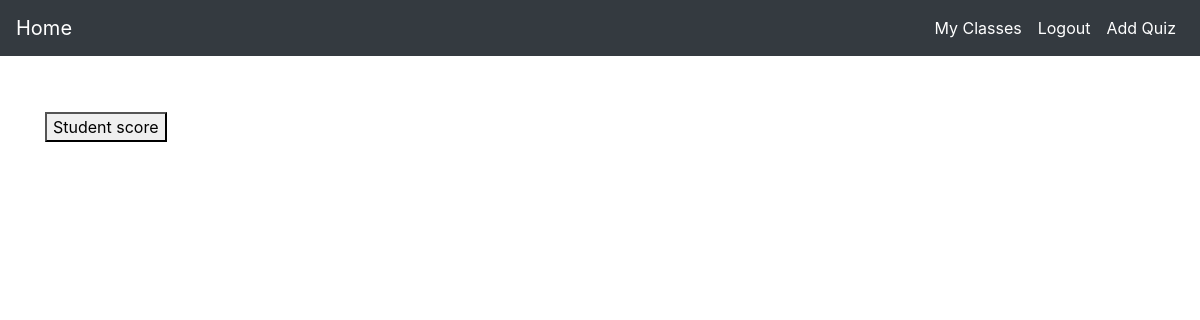
Page /quiz/view_quiz/11 (signed in) on the earlier database version.
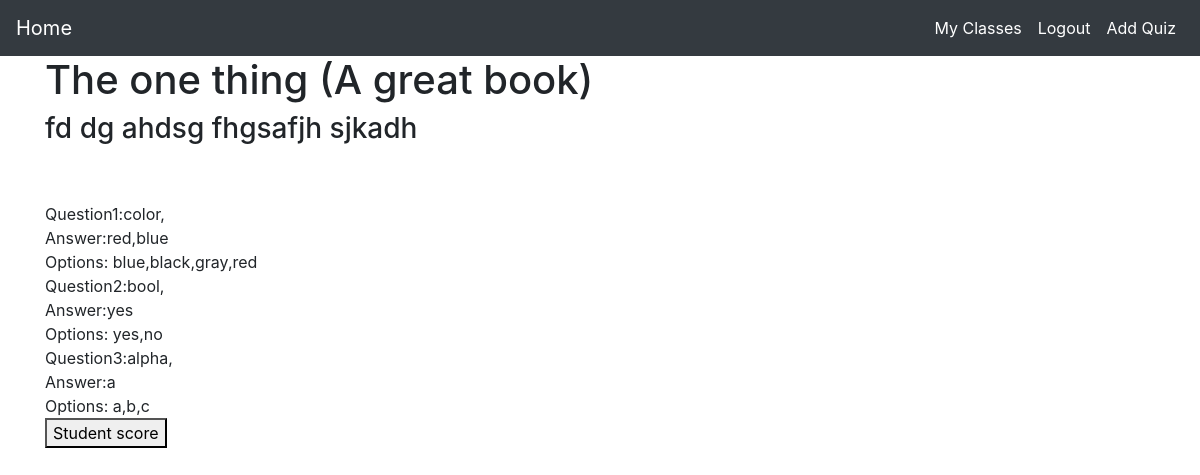
Same page on the later database version.
### quiz/models.py (models this page shows, shortened)
class Quiz(models.Model):
    title = models.CharField(max_length=250)
    description = models.TextField()
    classes = models.ManyToManyField(Class)
    make_visible = models.BooleanField(default=False)
    total_questions = models.IntegerField(primary_key=False,default=0)

class Question(models.Model):
    quiz = models.ForeignKey(Quiz, on_delete=models.CASCADE)
    question = models.TextField(blank=False,null=False)
    answer = models.TextField(blank=False,null=False)
    multiple_answer = models.BooleanField(default=False,primary_key=False)
    figure = models.ImageField(upload_to='quiz/figures',null=True, blank=True)

class Options(models.Model):
    options = models.TextField(blank=True,null=True)
    question = models.ForeignKey(Question,on_delete=models.CASCADE)

### quiz/views.py (the view)
# urls.py: path('view_quiz/<int:quiz_id>',views.quizInfoTeacherView,name='quizInfoTeacherView'),
@login_required
def quizInfoTeacherView(request,quiz_id):
    random_question_obj = None
    teacher_question_list = None
    option_list = []
    if str(request.user.job.status) == 'student':
        quiz_list = list(Quiz.objects.filter(make_visible=True).filter(pk=quiz_id))
    else :
        quiz_list = list(Quiz.objects.filter(pk=quiz_id))
    if len(quiz_list) == 0 :
        quiz_obj = None
    else :
        quiz_obj = quiz_list[0]
        random_question_obj = None
        if str(request.user.job.status) == 'student':
            if not StudentQuizInfo.objects.filter(quiz_id=quiz_id).filter(user_id=request.user.id).exists() :
                student_quiz_info = StudentQuizInfo.objects.create(
                    quiz_id = quiz_id,
                    user_id = request.user.id
                )
                question_list = list(Question.objects.filter(quiz_id=quiz_id))
                for question in question_list :
                    student_quiz_info.quiz_questions.add(question)
                student_quiz_info.save()
            question_obj_list = list(StudentQuizInfo.objects.filter(quiz_id=quiz_id).filter(user_id=request.user.id))
            if len(question_obj_list) != 0 :
                if question_obj_list[0].quiz_questions.exists() :
                    random_question_obj = question_obj_list[0].quiz_questions.order_by('?').first()
                    option_list = getOptions(random_question_obj)
                else :
                    return redirect('quiz:getQuizResult',quiz_id=quiz_id)
        else :
            question_obj_list = list(Question.objects.filter(quiz_id=quiz_id))
            for question in question_obj_list :
                option_list.append(list(Options.objects.filter(question_id=question.id)))
            teacher_question_list = zip(question_obj_list,option_list)
    context = {
        'question_obj':random_question_obj,
        'option_list':option_list,
        'type':'quiz_view',
        'action':'check',
        'quiz_obj':quiz_obj,
        'teacher_question_list':teacher_question_list,
        'question_form':QuestionForm(),
        'options_form':OptionsForm(),
    }
    return render(request,'quiz/form.html',context)

### templates/quiz/form.html (shortened to what this page needs)
{% extends "./base.html" %}
{% block content %}
{% load crispy_forms_tags %}
<div class="container">
    {% if type == 'quiz_form' %}
    {% if request.user.job.status == 'teacher' %}
    <h1>Form</h1>
    <form method="POST">
        {% csrf_token %}
        {{ quiz_form|crispy }}
        {% for class in class_list %}
        <input type="checkbox" name="classList" value="{{class.id}}">
        <label for="{{class.class_name}}">{{class.class_name}}</label>
        {% endfor %}
        <button type="submit" class="btn btn-primary">Submit</button>
    </form>
    {% endif %}
    {% elif type == 'quiz_view' %}
    <h1>{{quiz_obj.title}}</h1>
    <h3>{{quiz_obj.description}}</h3>
    {% if request.user.job.status == 'teacher' %}
    <br>
    {% for question, option in teacher_question_list %}
    <br>
    Question{{forloop.counter}}:{{question.question}},
    <br>
    Answer:{{question.answer}}
    <br>
    {% if option %}
    Options:
    {% for each in option %}
    {{each.options}}
    {% endfor %}
    {% endif %}
    {% endfor %}
    <br>
    <a href="{% url 'quiz:studentQuizResult' quiz_obj.id %}"><button>Student score</button></a>
    {% else %}
    <div id="replaceable-content">
        {% include 'quiz/questionForm.html' %}
    </div>
    {% endif %}
    {% endif %}
</div>
{% endblock %}

### templates/quiz/base.html (shortened to what this page needs)
<!DOCTYPE html>
<html lang="en">
<head>
  <link rel="stylesheet" href="https://stackpath.bootstrapcdn.com/bootstrap/4.5.0/css/bootstrap.min.css"
 />
</head>
<body style="height: 100vh">
  <nav class="navbar navbar-expand-lg navbar-dark bg-dark">
    <a class="navbar-brand" href="{% url 'quiz:home' %}">
      <span class="nav_link" id="home">
        Home
      </span>
    </a>
    <div class="collapse navbar-collapse" id="navbarSupportedContent">
      <ul class="navbar-nav ml-auto">
        <li class="nav-item active">
          <a class="nav-link" href="{% if user.is_authenticated %} {% url 'quiz:home' %} {% else %} # {% endif %}">
            <span class="nav_link">
              My Classes
            </span>
          </a>
        </li>
        <li class="nav-item active">
          <a class="nav-link" href="{% if user.is_authenticated %} {% url 'quiz:logout' %} {% else %} # {% endif %}">
            <span class="nav_link">
              {% if user.is_authenticated %} Logout {% else %} Login {% endif %}
            </span>
          </a>
        </li>
        {% if request.user.job.status == 'teacher' %}
        <li class="nav-item active">
          <a class="nav-link" href="{% url 'quiz:addQuiz' %}">
            <span class="nav_link">
              Add Quiz
            </span>
          </a>
        </li>
        {% endif %}
      </ul>
    </div>
  </nav>
  {% block content %} {% endblock content %}
</body>
</html>

Differences in the rows shown:
added Quiz: title "The one thing (A great book)", description "fd dg ahdsg fhgsafjh sjkadh"
added Question: question "color", answer "red,blue"
added Options: options "blue,black,gray,red", shown under "color"
added Question: question "bool", answer "yes"
added Options: options "yes,no", shown under "bool"
added Question: question "alpha", answer "a"
added Options: options "a,b,c", shown under "alpha"
